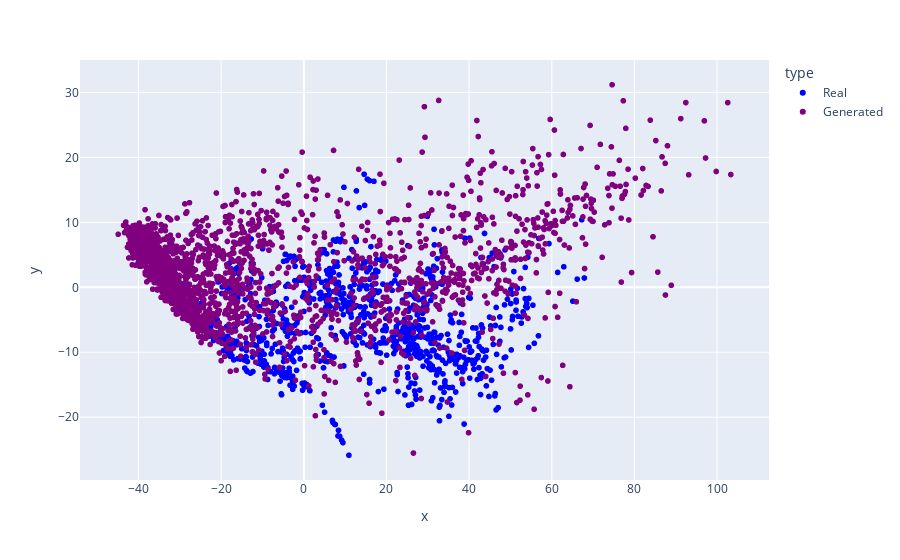

The code cell stored with this chart in its notebook:
### Code cell
import pandas as pd
import plotly.express as px

df_audios = pd.DataFrame(data_transformed, columns=['x', 'y'])
df_audios['num'] = df_audios.index
df_audios['type'] = grouper

fig = px.scatter(df_audios, x="x", y="y", color="type", hover_name='num', color_discrete_sequence=['blue', 'purple', 'red'])

fig.show()

### Figure 1 — Plotly figure (JSON) as saved in the notebook; plotly's stock layout.template omitted (floating-point values rounded to 4 significant figures; data arrays with more than 128 entries replaced by an {"elided": "..."} marker saying what was removed)
{"data": [{"hovertemplate": "<b>%{hovertext}</b><br><br>type=Real<br>x=%{x}<br>y=%{y}<extra></extra>", "hovertext": {"elided": "1000 int values"}, "legendgroup": "Real", "marker": {"color": "blue", "symbol": "circle"}, "mode": "markers", "name": "Real", "showlegend": true, "type": "scattergl", "x": {"elided": "1000 float values"}, "xaxis": "x", "y": {"elided": "1000 float values"}, "yaxis": "y"}, {"hovertemplate": "<b>%{hovertext}</b><br><br>type=Generated<br>x=%{x}<br>y=%{y}<extra></extra>", "hovertext": {"elided": "1940 int values"}, "legendgroup": "Generated", "marker": {"color": "purple", "symbol": "circle"}, "mode": "markers", "name": "Generated", "showlegend": true, "type": "scattergl", "x": {"elided": "1940 float values"}, "xaxis": "x", "y": {"elided": "1940 float values"}, "yaxis": "y"}], "layout": {"legend": {"title": {"text": "type"}, "tracegroupgap": 0}, "margin": {"t": 60}, "xaxis": {"anchor": "y", "domain": [0, 1], "title": {"text": "x"}}, "yaxis": {"anchor": "x", "domain": [0, 1], "title": {"text": "y"}}}}
